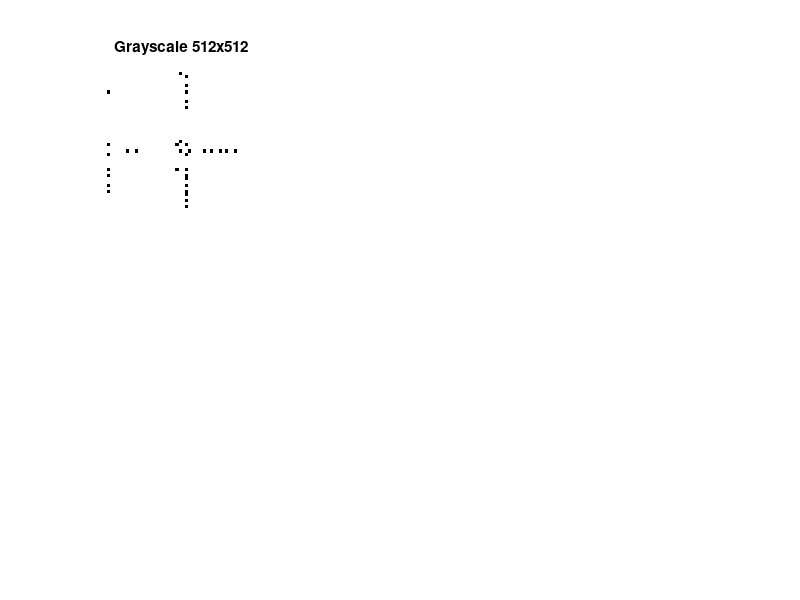

Source code (MATLAB):
%part A: get data
data = load('TIMS_data.mat');
data = data.data;

%part B: reshape data
datar = reshape(data, 7644, 50)';

%part C: find mean vector
mean_vector = mean(datar')';

%part D: compute covariance matrix
cov_matrix = cov(double(datar'));

%part E-F: find and sort eigenvalues and eigen vectors in descending order
[V D] = eig(cov_matrix);
eVal = zeros(1,size(D,1));
for i=1:size(D,1)
    eVal(i)=D(i,i);
end
eVal = sort(eVal,'descend');
D_Used = zeros(1,size(D,1));
eVec = zeros(size(V,1),size(V,2));
for i=1:size(D,1)
    for j=1:size(D,1)
        if(eVal(i)==D(j,j) & D_Used(j)==0)
            eVec(:,i) = V(:,j);
            D_Used(j)=1;
            break;
        end
    end
end

%part G: Find the repseentation of data in principal component space
[COEFF,SCORE] = princomp(double(datar));
Y = zeros(size(cov_matrix,1), size(cov_matrix,1));
for i=1:size(cov_matrix,1)
    Y(:,i)=(cov_matrix)*(cov_matrix(i,:)'-mean_vector);
end

%part H: reconstruct data from Hotelling transform
reconstruct = zeros(size(cov_matrix,1), size(cov_matrix,1));
for i=1:size(cov_matrix,1)
    reconstruct(:,i)=(cov_matrix')*Y(i,:)'+mean_vector;
end

%Part I:
%Printing the difference between the original and reconstructed matrix
%shows slight difference between the two.
cov_matrix-reconstruct

%Part J:
figure
subplot(2,3,1);
imshow(Y),title('Grayscale 512x512');

